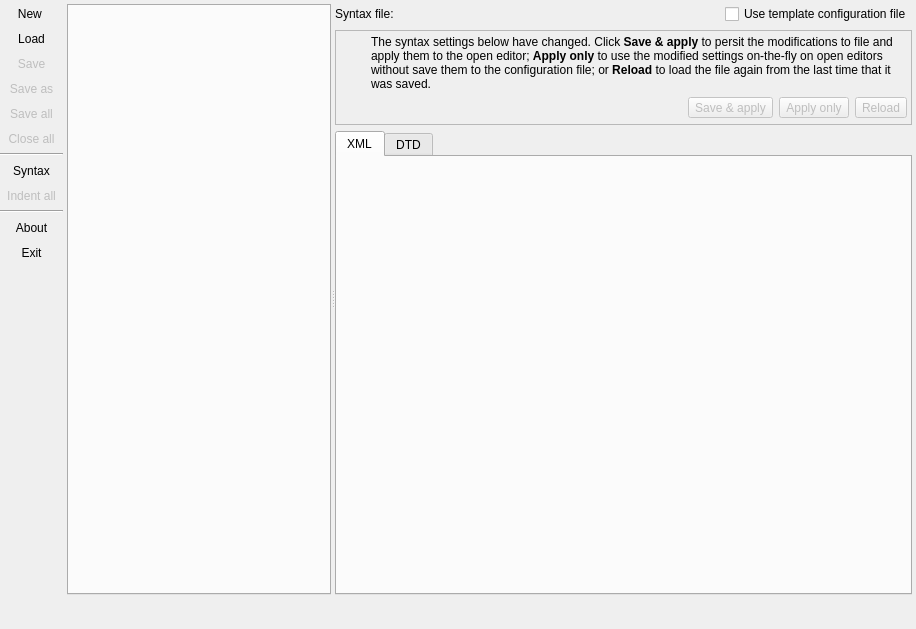
<?xml version="1.0" encoding="UTF-8"?>
<ui version="4.0">
 <class>SchemaEditorForm</class>
 <widget class="QWidget" name="SchemaEditorForm">
  <property name="geometry">
   <rect>
    <x>0</x>
    <y>0</y>
    <width>916</width>
    <height>629</height>
   </rect>
  </property>
  <property name="minimumSize">
   <size>
    <width>800</width>
    <height>600</height>
   </size>
  </property>
  <property name="windowTitle">
   <string>pgModeler Schema Editor</string>
  </property>
  <property name="windowIcon">
   <iconset resource="../../../libs/libgui/res/resources.qrc">
    <normaloff>:/images/images/schemafile.png</normaloff>:/images/images/schemafile.png</iconset>
  </property>
  <layout class="QGridLayout" name="gridLayout_3">
   <property name="leftMargin">
    <number>0</number>
   </property>
   <property name="topMargin">
    <number>0</number>
   </property>
   <property name="rightMargin">
    <number>0</number>
   </property>
   <property name="bottomMargin">
    <number>4</number>
   </property>
   <property name="horizontalSpacing">
    <number>4</number>
   </property>
   <property name="verticalSpacing">
    <number>6</number>
   </property>
   <item row="0" column="1">
    <widget class="QSplitter" name="h_splitter">
     <property name="orientation">
      <enum>Qt::Horizontal</enum>
     </property>
     <property name="handleWidth">
      <number>4</number>
     </property>
     <property name="childrenCollapsible">
      <bool>false</bool>
     </property>
     <widget class="QFrame" name="frame">
      <layout class="QGridLayout" name="gridLayout">
       <property name="leftMargin">
        <number>0</number>
       </property>
       <property name="topMargin">
        <number>4</number>
       </property>
       <property name="rightMargin">
        <number>0</number>
       </property>
       <property name="bottomMargin">
        <number>0</number>
       </property>
       <property name="spacing">
        <number>6</number>
       </property>
       <item row="0" column="0">
        <widget class="QTabWidget" name="editors_tbw">
         <property name="maximumSize">
          <size>
           <width>16777215</width>
           <height>16777215</height>
          </size>
         </property>
         <property name="tabPosition">
          <enum>QTabWidget::North</enum>
         </property>
         <property name="tabsClosable">
          <bool>true</bool>
         </property>
        </widget>
       </item>
      </layout>
     </widget>
     <widget class="QFrame" name="frame_2">
      <layout class="QGridLayout" name="gridLayout_2">
       <property name="leftMargin">
        <number>0</number>
       </property>
       <property name="topMargin">
        <number>4</number>
       </property>
       <property name="rightMargin">
        <number>4</number>
       </property>
       <property name="bottomMargin">
        <number>0</number>
       </property>
       <property name="spacing">
        <number>6</number>
       </property>
       <item row="0" column="0">
        <widget class="QLabel" name="label_2">
         <property name="sizePolicy">
          <sizepolicy hsizetype="Fixed" vsizetype="Preferred">
           <horstretch>0</horstretch>
           <verstretch>0</verstretch>
          </sizepolicy>
         </property>
         <property name="text">
          <string>Syntax file:</string>
         </property>
        </widget>
       </item>
       <item row="0" column="1" colspan="3">
        <widget class="QWidget" name="syntax_conf_wgt" native="true">
         <property name="sizePolicy">
          <sizepolicy hsizetype="Expanding" vsizetype="Preferred">
           <horstretch>0</horstretch>
           <verstretch>0</verstretch>
          </sizepolicy>
         </property>
        </widget>
       </item>
       <item row="1" column="0" colspan="5">
        <widget class="QFrame" name="alert_frm">
         <property name="sizePolicy">
          <sizepolicy hsizetype="Preferred" vsizetype="Fixed">
           <horstretch>0</horstretch>
           <verstretch>0</verstretch>
          </sizepolicy>
         </property>
         <property name="minimumSize">
          <size>
           <width>0</width>
           <height>0</height>
          </size>
         </property>
         <property name="frameShape">
          <enum>QFrame::StyledPanel</enum>
         </property>
         <property name="frameShadow">
          <enum>QFrame::Raised</enum>
         </property>
         <layout class="QGridLayout" name="gridLayout_4">
          <property name="leftMargin">
           <number>4</number>
          </property>
          <property name="topMargin">
           <number>4</number>
          </property>
          <property name="rightMargin">
           <number>4</number>
          </property>
          <property name="bottomMargin">
           <number>6</number>
          </property>
          <property name="spacing">
           <number>6</number>
          </property>
          <item row="1" column="3">
           <widget class="QToolButton" name="save_conf_tb">
            <property name="enabled">
             <bool>false</bool>
            </property>
            <property name="text">
             <string>Save &amp;&amp; apply</string>
            </property>
            <property name="icon">
             <iconset resource="../../../libs/libgui/res/resources.qrc">
              <normaloff>:/icons/icons/save.png</normaloff>:/icons/icons/save.png</iconset>
            </property>
            <property name="iconSize">
             <size>
              <width>22</width>
              <height>22</height>
             </size>
            </property>
            <property name="toolButtonStyle">
             <enum>Qt::ToolButtonTextBesideIcon</enum>
            </property>
           </widget>
          </item>
          <item row="0" column="0">
           <widget class="QLabel" name="label_6">
            <property name="minimumSize">
             <size>
              <width>25</width>
              <height>25</height>
             </size>
            </property>
            <property name="maximumSize">
             <size>
              <width>24</width>
              <height>24</height>
             </size>
            </property>
            <property name="text">
             <string/>
            </property>
            <property name="textFormat">
             <enum>Qt::AutoText</enum>
            </property>
            <property name="pixmap">
             <pixmap resource="../../../libs/libgui/res/resources.qrc">:/icons/icons/alert.png</pixmap>
            </property>
            <property name="scaledContents">
             <bool>true</bool>
            </property>
           </widget>
          </item>
          <item row="1" column="4">
           <widget class="QToolButton" name="apply_conf_tb">
            <property name="enabled">
             <bool>false</bool>
            </property>
            <property name="text">
             <string>Apply only</string>
            </property>
            <property name="icon">
             <iconset resource="../../../libs/libgui/res/resources.qrc">
              <normaloff>:/icons/icons/confirm.png</normaloff>:/icons/icons/confirm.png</iconset>
            </property>
            <property name="iconSize">
             <size>
              <width>22</width>
              <height>22</height>
             </size>
            </property>
            <property name="toolButtonStyle">
             <enum>Qt::ToolButtonTextBesideIcon</enum>
            </property>
           </widget>
          </item>
          <item row="1" column="5">
           <widget class="QToolButton" name="reload_conf_tb">
            <property name="enabled">
             <bool>false</bool>
            </property>
            <property name="text">
             <string>Reload</string>
            </property>
            <property name="icon">
             <iconset resource="../../../libs/libgui/res/resources.qrc">
              <normaloff>:/icons/icons/refresh.png</normaloff>:/icons/icons/refresh.png</iconset>
            </property>
            <property name="iconSize">
             <size>
              <width>22</width>
              <height>22</height>
             </size>
            </property>
            <property name="toolButtonStyle">
             <enum>Qt::ToolButtonTextBesideIcon</enum>
            </property>
           </widget>
          </item>
          <item row="0" column="1" colspan="5">
           <widget class="QLabel" name="hint_lbl">
            <property name="sizePolicy">
             <sizepolicy hsizetype="Preferred" vsizetype="Preferred">
              <horstretch>0</horstretch>
              <verstretch>0</verstretch>
             </sizepolicy>
            </property>
            <property name="font">
             <font>
              <weight>50</weight>
              <bold>false</bold>
              <underline>false</underline>
              <strikeout>false</strikeout>
              <kerning>true</kerning>
             </font>
            </property>
            <property name="text">
             <string>The syntax settings below have changed. Click &lt;strong&gt;Save &amp; apply&lt;/strong&gt; to persit the modifications to file and apply them to the open editor; &lt;strong&gt;Apply only&lt;/strong&gt; to use the modified settings on-the-fly on open editors without save them to the configuration file; or &lt;strong&gt;Reload&lt;/strong&gt; to load the file again from the last time that it was saved.</string>
            </property>
            <property name="wordWrap">
             <bool>true</bool>
            </property>
           </widget>
          </item>
          <item row="1" column="0" colspan="3">
           <spacer name="horizontalSpacer">
            <property name="orientation">
             <enum>Qt::Horizontal</enum>
            </property>
            <property name="sizeHint" stdset="0">
             <size>
              <width>40</width>
              <height>20</height>
             </size>
            </property>
           </spacer>
          </item>
         </layout>
        </widget>
       </item>
       <item row="0" column="4">
        <widget class="QCheckBox" name="use_tmpl_file_chk">
         <property name="sizePolicy">
          <sizepolicy hsizetype="Fixed" vsizetype="Fixed">
           <horstretch>0</horstretch>
           <verstretch>0</verstretch>
          </sizepolicy>
         </property>
         <property name="toolTip">
          <string>&lt;p&gt;Instead of loading the configuration file at user's local storage, loads the template one inside the pgModeler's installation folder.&lt;/p&gt;</string>
         </property>
         <property name="text">
          <string>Use template configuration file</string>
         </property>
        </widget>
       </item>
       <item row="2" column="0" colspan="5">
        <widget class="QTabWidget" name="tabWidget">
         <property name="currentIndex">
          <number>0</number>
         </property>
         <widget class="QWidget" name="tab">
          <attribute name="title">
           <string>XML</string>
          </attribute>
          <layout class="QVBoxLayout" name="verticalLayout">
           <property name="spacing">
            <number>6</number>
           </property>
           <property name="leftMargin">
            <number>4</number>
           </property>
           <property name="topMargin">
            <number>4</number>
           </property>
           <property name="rightMargin">
            <number>4</number>
           </property>
           <property name="bottomMargin">
            <number>4</number>
           </property>
           <item>
            <widget class="QWidget" name="syntax_wgt" native="true">
             <property name="sizePolicy">
              <sizepolicy hsizetype="Preferred" vsizetype="Expanding">
               <horstretch>0</horstretch>
               <verstretch>0</verstretch>
              </sizepolicy>
             </property>
             <property name="maximumSize">
              <size>
               <width>16777215</width>
               <height>16777215</height>
              </size>
             </property>
            </widget>
           </item>
          </layout>
         </widget>
         <widget class="QWidget" name="tab_2">
          <attribute name="title">
           <string>DTD</string>
          </attribute>
          <layout class="QVBoxLayout" name="verticalLayout_2">
           <property name="spacing">
            <number>6</number>
           </property>
           <property name="leftMargin">
            <number>4</number>
           </property>
           <property name="topMargin">
            <number>4</number>
           </property>
           <property name="rightMargin">
            <number>4</number>
           </property>
           <property name="bottomMargin">
            <number>4</number>
           </property>
           <item>
            <widget class="QWidget" name="dtd_wgt" native="true">
             <property name="sizePolicy">
              <sizepolicy hsizetype="Preferred" vsizetype="Expanding">
               <horstretch>0</horstretch>
               <verstretch>0</verstretch>
              </sizepolicy>
             </property>
             <property name="maximumSize">
              <size>
               <width>16777215</width>
               <height>16777215</height>
              </size>
             </property>
            </widget>
           </item>
          </layout>
         </widget>
        </widget>
       </item>
      </layout>
     </widget>
    </widget>
   </item>
   <item row="0" column="0">
    <widget class="QWidget" name="bnts_parent_wgt" native="true">
     <property name="sizePolicy">
      <sizepolicy hsizetype="Fixed" vsizetype="Preferred">
       <horstretch>0</horstretch>
       <verstretch>0</verstretch>
      </sizepolicy>
     </property>
     <property name="minimumSize">
      <size>
       <width>0</width>
       <height>0</height>
      </size>
     </property>
     <layout class="QGridLayout" name="gridLayout_9">
      <property name="leftMargin">
       <number>0</number>
      </property>
      <property name="topMargin">
       <number>3</number>
      </property>
      <property name="rightMargin">
       <number>0</number>
      </property>
      <property name="bottomMargin">
       <number>3</number>
      </property>
      <property name="spacing">
       <number>4</number>
      </property>
      <item row="6" column="0">
       <widget class="Line" name="separator_ln_2">
        <property name="orientation">
         <enum>Qt::Horizontal</enum>
        </property>
       </widget>
      </item>
      <item row="9" column="0">
       <widget class="Line" name="separator_ln">
        <property name="orientation">
         <enum>Qt::Horizontal</enum>
        </property>
       </widget>
      </item>
      <item row="3" column="0">
       <widget class="QToolButton" name="save_as_tb">
        <property name="enabled">
         <bool>false</bool>
        </property>
        <property name="sizePolicy">
         <sizepolicy hsizetype="Preferred" vsizetype="Fixed">
          <horstretch>0</horstretch>
          <verstretch>0</verstretch>
         </sizepolicy>
        </property>
        <property name="minimumSize">
         <size>
          <width>0</width>
          <height>0</height>
         </size>
        </property>
        <property name="toolTip">
         <string>Save changes to another file</string>
        </property>
        <property name="text">
         <string>Save as</string>
        </property>
        <property name="icon">
         <iconset resource="../../../libs/libgui/res/resources.qrc">
          <normaloff>:/icons/icons/saveas.png</normaloff>:/icons/icons/saveas.png</iconset>
        </property>
        <property name="iconSize">
         <size>
          <width>25</width>
          <height>25</height>
         </size>
        </property>
        <property name="toolButtonStyle">
         <enum>Qt::ToolButtonTextUnderIcon</enum>
        </property>
        <property name="autoRaise">
         <bool>true</bool>
        </property>
       </widget>
      </item>
      <item row="11" column="0">
       <widget class="QToolButton" name="exit_tb">
        <property name="enabled">
         <bool>true</bool>
        </property>
        <property name="sizePolicy">
         <sizepolicy hsizetype="Preferred" vsizetype="Fixed">
          <horstretch>0</horstretch>
          <verstretch>0</verstretch>
         </sizepolicy>
        </property>
        <property name="minimumSize">
         <size>
          <width>0</width>
          <height>0</height>
         </size>
        </property>
        <property name="text">
         <string>Exit</string>
        </property>
        <property name="icon">
         <iconset resource="../../../libs/libgui/res/resources.qrc">
          <normaloff>:/icons/icons/exit.png</normaloff>:/icons/icons/exit.png</iconset>
        </property>
        <property name="iconSize">
         <size>
          <width>25</width>
          <height>25</height>
         </size>
        </property>
        <property name="toolButtonStyle">
         <enum>Qt::ToolButtonTextUnderIcon</enum>
        </property>
        <property name="autoRaise">
         <bool>true</bool>
        </property>
       </widget>
      </item>
      <item row="0" column="0">
       <widget class="QToolButton" name="new_tb">
        <property name="enabled">
         <bool>true</bool>
        </property>
        <property name="sizePolicy">
         <sizepolicy hsizetype="Preferred" vsizetype="Fixed">
          <horstretch>0</horstretch>
          <verstretch>0</verstretch>
         </sizepolicy>
        </property>
        <property name="minimumSize">
         <size>
          <width>0</width>
          <height>0</height>
         </size>
        </property>
        <property name="toolTip">
         <string>Open a new editor</string>
        </property>
        <property name="text">
         <string>New </string>
        </property>
        <property name="icon">
         <iconset resource="../../../libs/libgui/res/resources.qrc">
          <normaloff>:/icons/icons/new.png</normaloff>:/icons/icons/new.png</iconset>
        </property>
        <property name="iconSize">
         <size>
          <width>25</width>
          <height>25</height>
         </size>
        </property>
        <property name="shortcut">
         <string>Ctrl+N</string>
        </property>
        <property name="toolButtonStyle">
         <enum>Qt::ToolButtonTextUnderIcon</enum>
        </property>
        <property name="autoRaise">
         <bool>true</bool>
        </property>
       </widget>
      </item>
      <item row="2" column="0">
       <widget class="QToolButton" name="save_tb">
        <property name="enabled">
         <bool>false</bool>
        </property>
        <property name="sizePolicy">
         <sizepolicy hsizetype="Preferred" vsizetype="Fixed">
          <horstretch>0</horstretch>
          <verstretch>0</verstretch>
         </sizepolicy>
        </property>
        <property name="minimumSize">
         <size>
          <width>0</width>
          <height>0</height>
         </size>
        </property>
        <property name="toolTip">
         <string>Save changes</string>
        </property>
        <property name="text">
         <string>Save</string>
        </property>
        <property name="icon">
         <iconset resource="../../../libs/libgui/res/resources.qrc">
          <normaloff>:/icons/icons/save.png</normaloff>:/icons/icons/save.png</iconset>
        </property>
        <property name="iconSize">
         <size>
          <width>25</width>
          <height>25</height>
         </size>
        </property>
        <property name="shortcut">
         <string>Ctrl+S</string>
        </property>
        <property name="toolButtonStyle">
         <enum>Qt::ToolButtonTextUnderIcon</enum>
        </property>
        <property name="autoRaise">
         <bool>true</bool>
        </property>
       </widget>
      </item>
      <item row="1" column="0">
       <widget class="QToolButton" name="load_tb">
        <property name="enabled">
         <bool>true</bool>
        </property>
        <property name="sizePolicy">
         <sizepolicy hsizetype="Preferred" vsizetype="Fixed">
          <horstretch>0</horstretch>
          <verstretch>0</verstretch>
         </sizepolicy>
        </property>
        <property name="minimumSize">
         <size>
          <width>0</width>
          <height>0</height>
         </size>
        </property>
        <property name="toolTip">
         <string>Load files</string>
        </property>
        <property name="text">
         <string>Load</string>
        </property>
        <property name="icon">
         <iconset resource="../../../libs/libgui/res/resources.qrc">
          <normaloff>:/icons/icons/open.png</normaloff>:/icons/icons/open.png</iconset>
        </property>
        <property name="iconSize">
         <size>
          <width>25</width>
          <height>25</height>
         </size>
        </property>
        <property name="shortcut">
         <string>Ctrl+L</string>
        </property>
        <property name="toolButtonStyle">
         <enum>Qt::ToolButtonTextUnderIcon</enum>
        </property>
        <property name="autoRaise">
         <bool>true</bool>
        </property>
       </widget>
      </item>
      <item row="37" column="0">
       <spacer name="verticalSpacer">
        <property name="orientation">
         <enum>Qt::Vertical</enum>
        </property>
        <property name="sizeHint" stdset="0">
         <size>
          <width>20</width>
          <height>40</height>
         </size>
        </property>
       </spacer>
      </item>
      <item row="10" column="0">
       <widget class="QToolButton" name="about_tb">
        <property name="enabled">
         <bool>true</bool>
        </property>
        <property name="sizePolicy">
         <sizepolicy hsizetype="Preferred" vsizetype="Fixed">
          <horstretch>0</horstretch>
          <verstretch>0</verstretch>
         </sizepolicy>
        </property>
        <property name="minimumSize">
         <size>
          <width>0</width>
          <height>0</height>
         </size>
        </property>
        <property name="text">
         <string>About</string>
        </property>
        <property name="icon">
         <iconset resource="../../../libs/libgui/res/resources.qrc">
          <normaloff>:/icons/icons/help.png</normaloff>:/icons/icons/help.png</iconset>
        </property>
        <property name="iconSize">
         <size>
          <width>25</width>
          <height>25</height>
         </size>
        </property>
        <property name="shortcut">
         <string>F1</string>
        </property>
        <property name="toolButtonStyle">
         <enum>Qt::ToolButtonTextUnderIcon</enum>
        </property>
        <property name="autoRaise">
         <bool>true</bool>
        </property>
       </widget>
      </item>
      <item row="7" column="0">
       <widget class="QToolButton" name="syntax_tb">
        <property name="enabled">
         <bool>true</bool>
        </property>
        <property name="sizePolicy">
         <sizepolicy hsizetype="Preferred" vsizetype="Fixed">
          <horstretch>0</horstretch>
          <verstretch>0</verstretch>
         </sizepolicy>
        </property>
        <property name="minimumSize">
         <size>
          <width>0</width>
          <height>0</height>
         </size>
        </property>
        <property name="toolTip">
         <string>Choose the syntax highlighting mode</string>
        </property>
        <property name="text">
         <string>Syntax</string>
        </property>
        <property name="icon">
         <iconset resource="../../../libs/libgui/res/resources.qrc">
          <normaloff>:/icons/icons/xmlcode.png</normaloff>:/icons/icons/xmlcode.png</iconset>
        </property>
        <property name="iconSize">
         <size>
          <width>25</width>
          <height>25</height>
         </size>
        </property>
        <property name="popupMode">
         <enum>QToolButton::InstantPopup</enum>
        </property>
        <property name="toolButtonStyle">
         <enum>Qt::ToolButtonTextUnderIcon</enum>
        </property>
        <property name="autoRaise">
         <bool>true</bool>
        </property>
        <property name="arrowType">
         <enum>Qt::NoArrow</enum>
        </property>
       </widget>
      </item>
      <item row="8" column="0">
       <widget class="QToolButton" name="indent_all_tb">
        <property name="enabled">
         <bool>false</bool>
        </property>
        <property name="sizePolicy">
         <sizepolicy hsizetype="Preferred" vsizetype="Fixed">
          <horstretch>0</horstretch>
          <verstretch>0</verstretch>
         </sizepolicy>
        </property>
        <property name="minimumSize">
         <size>
          <width>0</width>
          <height>0</height>
         </size>
        </property>
        <property name="toolTip">
         <string>Apply identation to all open editors</string>
        </property>
        <property name="text">
         <string>Indent all</string>
        </property>
        <property name="icon">
         <iconset resource="../../../libs/libgui/res/resources.qrc">
          <normaloff>:/icons/icons/ident.png</normaloff>:/icons/icons/ident.png</iconset>
        </property>
        <property name="iconSize">
         <size>
          <width>25</width>
          <height>25</height>
         </size>
        </property>
        <property name="toolButtonStyle">
         <enum>Qt::ToolButtonTextUnderIcon</enum>
        </property>
        <property name="autoRaise">
         <bool>true</bool>
        </property>
       </widget>
      </item>
      <item row="4" column="0">
       <widget class="QToolButton" name="save_all_tb">
        <property name="enabled">
         <bool>false</bool>
        </property>
        <property name="sizePolicy">
         <sizepolicy hsizetype="Preferred" vsizetype="Fixed">
          <horstretch>0</horstretch>
          <verstretch>0</verstretch>
         </sizepolicy>
        </property>
        <property name="minimumSize">
         <size>
          <width>0</width>
          <height>0</height>
         </size>
        </property>
        <property name="toolTip">
         <string/>
        </property>
        <property name="text">
         <string>Save all</string>
        </property>
        <property name="icon">
         <iconset resource="../../../libs/libgui/res/resources.qrc">
          <normaloff>:/icons/icons/saveall.png</normaloff>:/icons/icons/saveall.png</iconset>
        </property>
        <property name="iconSize">
         <size>
          <width>25</width>
          <height>25</height>
         </size>
        </property>
        <property name="toolButtonStyle">
         <enum>Qt::ToolButtonTextUnderIcon</enum>
        </property>
        <property name="autoRaise">
         <bool>true</bool>
        </property>
       </widget>
      </item>
      <item row="5" column="0">
       <widget class="QToolButton" name="close_all_tb">
        <property name="enabled">
         <bool>false</bool>
        </property>
        <property name="sizePolicy">
         <sizepolicy hsizetype="Preferred" vsizetype="Fixed">
          <horstretch>0</horstretch>
          <verstretch>0</verstretch>
         </sizepolicy>
        </property>
        <property name="minimumSize">
         <size>
          <width>0</width>
          <height>0</height>
         </size>
        </property>
        <property name="toolTip">
         <string/>
        </property>
        <property name="text">
         <string>Close all</string>
        </property>
        <property name="icon">
         <iconset resource="../../../libs/libgui/res/resources.qrc">
          <normaloff>:/icons/icons/close.png</normaloff>:/icons/icons/close.png</iconset>
        </property>
        <property name="iconSize">
         <size>
          <width>25</width>
          <height>25</height>
         </size>
        </property>
        <property name="toolButtonStyle">
         <enum>Qt::ToolButtonTextUnderIcon</enum>
        </property>
        <property name="autoRaise">
         <bool>true</bool>
        </property>
       </widget>
      </item>
     </layout>
    </widget>
   </item>
   <item row="1" column="0" colspan="2">
    <layout class="QGridLayout" name="buttons_lt">
     <property name="leftMargin">
      <number>4</number>
     </property>
     <property name="topMargin">
      <number>2</number>
     </property>
     <property name="rightMargin">
      <number>4</number>
     </property>
     <property name="bottomMargin">
      <number>2</number>
     </property>
     <property name="spacing">
      <number>6</number>
     </property>
     <item row="0" column="0">
      <widget class="QLabel" name="label">
       <property name="sizePolicy">
        <sizepolicy hsizetype="Preferred" vsizetype="Fixed">
         <horstretch>0</horstretch>
         <verstretch>0</verstretch>
        </sizepolicy>
       </property>
       <property name="minimumSize">
        <size>
         <width>127</width>
         <height>0</height>
        </size>
       </property>
       <property name="styleSheet">
        <string notr="true"/>
       </property>
       <property name="text">
        <string/>
       </property>
       <property name="textFormat">
        <enum>Qt::PlainText</enum>
       </property>
       <property name="pixmap">
        <pixmap resource="../../../libs/libgui/res/resources.qrc">:/images/images/pgmodeler_name.png</pixmap>
       </property>
      </widget>
     </item>
     <item row="0" column="1">
      <spacer name="horizontalSpacer_4">
       <property name="orientation">
        <enum>Qt::Horizontal</enum>
       </property>
       <property name="sizeHint" stdset="0">
        <size>
         <width>40</width>
         <height>20</height>
        </size>
       </property>
      </spacer>
     </item>
    </layout>
   </item>
  </layout>
 </widget>
 <resources>
  <include location="../../../libs/libgui/res/resources.qrc"/>
 </resources>
 <connections/>
</ui>
